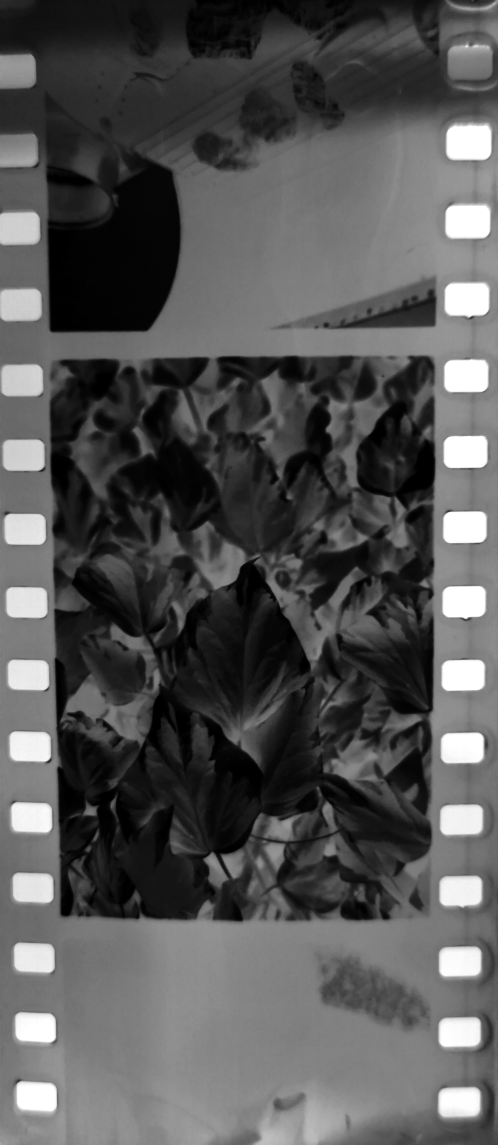
#> input picture FilmSegmentationTests/a.jpg, 1991 x 4578 px (shown at 1/4 size)
$ python metoda_po_perfo.py
#> lines starting #> are read from the running program, lines starting #| are printed output that depends on the picture; after the words box and inside, x2 and y2 are one past the last pixel; in counts of white or black regions, pixels touching at a corner belong together
import cv2
import numpy as np

def find_rectangular_contours(img, min_area=50, max_area=5000, aspect_ratio_range=(0.3, 3.0)):
    """
    Znajduje prostokątne kontury (np. perforacje na taśmie)

    Args:
        img: obraz (skala szarości lub BGR)
        min_area: minimalna powierzchnia konturu
        max_area: maksymalna powierzchnia konturu
        aspect_ratio_range: zakres proporcji (w, h)

    Returns:
        rectangles: lista prostokątów [(x, y, w, h), ...]
        contours: lista konturów
    """

    # Konwersja do skali szarości jeśli trzeba
    if len(img.shape) == 3:
        gray = cv2.cvtColor(img, cv2.COLOR_BGR2GRAY)
    else:
        gray = img.copy()

    # Preprocessing
    blurred = cv2.GaussianBlur(gray, (5, 5), 0)

    # Progowanie adaptacyjne - lepsze dla nierównomiernego oświetlenia
    binary = cv2.adaptiveThreshold(
        blurred, 255,
        cv2.ADAPTIVE_THRESH_GAUSSIAN_C,
        cv2.THRESH_BINARY_INV,
        blockSize=11,
        C=2
    )

    # Lub zwykłe progowanie Otsu
    # _, binary = cv2.threshold(blurred, 0, 255, cv2.THRESH_BINARY_INV + cv2.THRESH_OTSU)

    # Operacje morfologiczne - zamknięcie małych dziur
    kernel = cv2.getStructuringElement(cv2.MORPH_RECT, (3, 3))
    binary = cv2.morphologyEx(binary, cv2.MORPH_CLOSE, kernel, iterations=1)

    # Znajdź kontury
    contours, _ = cv2.findContours(binary, cv2.RETR_EXTERNAL, cv2.CHAIN_APPROX_SIMPLE)

    rectangles = []
    valid_contours = []

    for contour in contours:
        area = cv2.contourArea(contour)

        # Filtruj po powierzchni
        if area < min_area or area > max_area:
            continue

        # Aproksymuj kontur wielokątem
        epsilon = 0.02 * cv2.arcLength(contour, True)
        approx = cv2.approxPolyDP(contour, epsilon, True)

        # Sprawdź czy to prostokąt (4 wierzchołki)
        if len(approx) == 4:
            x, y, w, h = cv2.boundingRect(approx)
            aspect_ratio = float(w) / h if h > 0 else 0

            # Sprawdź proporcje
            if aspect_ratio_range[0] <= aspect_ratio <= aspect_ratio_range[1]:
                rectangles.append((x, y, w, h))
                valid_contours.append(approx)

        # Alternatywnie: sprawdź "prostokątność" bez aproksymacji
        else:
            x, y, w, h = cv2.boundingRect(contour)
            rect_area = w * h
            extent = area / rect_area if rect_area > 0 else 0

            # Jeśli kontur wypełnia bounding box w ~80-100%, to prawdopodobnie prostokąt
            if extent > 0.8:
                aspect_ratio = float(w) / h if h > 0 else 0
                if aspect_ratio_range[0] <= aspect_ratio <= aspect_ratio_range[1]:
                    rectangles.append((x, y, w, h))
                    valid_contours.append(contour)

    return rectangles, valid_contours, binary


def detect_sprocket_holes(img, show_steps=False):
    """
    Wykrywa perforacje (sprocket holes) na taśmie filmowej
    """

    original = img.copy()
    if len(original.shape) == 2:
        original = cv2.cvtColor(original, cv2.COLOR_GRAY2BGR)

    # Szukaj małych prostokątów - perforacje to ~4-8mm na taśmie 35mm
    # W zależności od rozdzielczości skanu, dostosuj min/max area
    rectangles, contours, binary = find_rectangular_contours(
        img,
        min_area=100,      # Dostosuj do rozdzielczości
        max_area=2000,     # Dostosuj do rozdzielczości
        aspect_ratio_range=(0.5, 2.5)  # Perforacje mogą być kwadratowe lub lekko wydłużone
    )

    print(f"Znaleziono {len(rectangles)} prostokątnych konturów")

    # Filtruj po położeniu - perforacje są na krawędziach
    img_height, img_width = img.shape[:2]
    edge_margin = img_width * 0.15  # Perforacje w 15% z każdej strony

    left_holes = []
    right_holes = []

    for (x, y, w, h) in rectangles:
        center_x = x + w/2

        # Lewa krawędź
        if center_x < edge_margin:
            left_holes.append((x, y, w, h))
        # Prawa krawędź
        elif center_x > img_width - edge_margin:
            right_holes.append((x, y, w, h))

    print(f"Perforacje: {len(left_holes)} po lewej, {len(right_holes)} po prawej")

    # Rysuj wyniki
    result = original.copy()

    # Rysuj wszystkie prostokąty na szaro
    for (x, y, w, h) in rectangles:
        cv2.rectangle(result, (x, y), (x+w, y+h), (128, 128, 128), 2)

    # Rysuj perforacje po lewej na niebiesko
    for (x, y, w, h) in left_holes:
        cv2.rectangle(result, (x, y), (x+w, y+h), (255, 0, 0), 2)

    # Rysuj perforacje po prawej na czerwono
    for (x, y, w, h) in right_holes:
        cv2.rectangle(result, (x, y), (x+w, y+h), (0, 0, 255), 2)

    # Jeśli mamy perforacje, znajdź granice klatki
    frame_bounds = None
    if len(left_holes) >= 2 or len(right_holes) >= 2:
        frame_bounds = estimate_frame_from_sprockets(left_holes, right_holes, img.shape)

        if frame_bounds is not None:
            x1, y1, x2, y2 = frame_bounds
            cv2.rectangle(result, (x1, y1), (x2, y2), (0, 255, 0), 3)
            print(f"Granice klatki: x={x1}-{x2}, y={y1}-{y2}")

    if show_steps:
        cv2.imshow('Binary', cv2.resize(binary, (800, 600)))
        cv2.imshow('Detected Rectangles', cv2.resize(result, (800, 600)))
        cv2.waitKey(0)
        cv2.destroyAllWindows()

    return result, left_holes, right_holes, frame_bounds


def estimate_frame_from_sprockets(left_holes, right_holes, img_shape):
    """
    Estymuje granice klatki filmowej na podstawie perforacji
    """
    if len(left_holes) < 2 and len(right_holes) < 2:
        return None

    img_height, img_width = img_shape[:2]

    # Znajdź skrajne perforacje po Y (góra i dół klatki)
    all_holes = left_holes + right_holes

    if not all_holes:
        return None

    # Sortuj po Y
    sorted_by_y = sorted(all_holes, key=lambda h: h[1])

    # Granice Y: od górnej do dolnej perforacji
    top_hole = sorted_by_y[0]
    bottom_hole = sorted_by_y[-1]

    y1 = top_hole[1]
    y2 = bottom_hole[1] + bottom_hole[3]

    # Granice X: między perforacjami
    # Lewa krawędź klatki = za perforacjami lewymi
    x1 = 0
    if left_holes:
        rightmost_left = max(left_holes, key=lambda h: h[0] + h[2])
        x1 = rightmost_left[0] + rightmost_left[2]

    # Prawa krawędź klatki = przed perforacjami prawymi
    x2 = img_width
    if right_holes:
        leftmost_right = min(right_holes, key=lambda h: h[0])
        x2 = leftmost_right[0]

    return (x1, y1, x2, y2)


# Przykład użycia
if __name__ == "__main__":
    img = cv2.imread("a.jpg")
#> img is the input picture: shape (4578, 1991, 3); min 0, max 255, mean 85

    # Dla negatywu
    img_gray = cv2.cvtColor(img, cv2.COLOR_BGR2GRAY)
    img_gray = ~img_gray
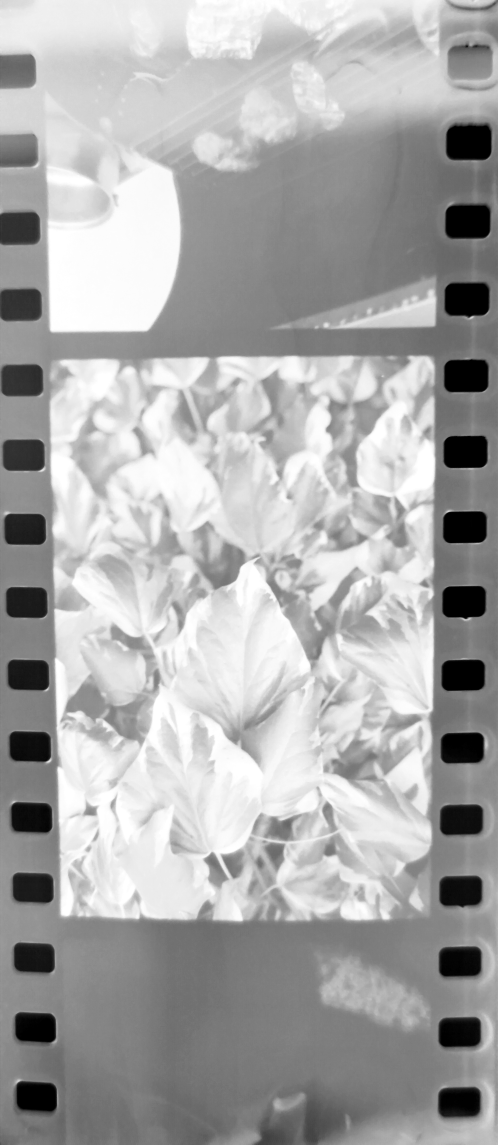
#> img_gray: shape (4578, 1991) (shown at 1/4 size); min 0, max 255, mean 170

    result, left, right, bounds = detect_sprocket_holes(img_gray, show_steps=True)
#> in find_rectangular_contours, `binary = cv2.adaptiveThreshold( blurred, 255, cv2.ADAPTIVE_THRESH_GAUS..`:
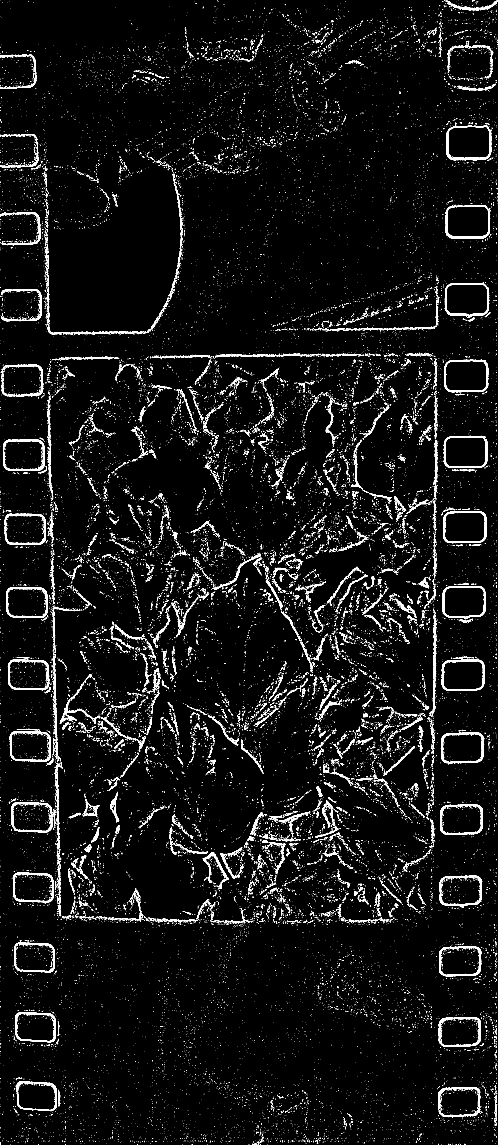
#> binary: shape (4578, 1991) (shown at 1/4 size); 3.9% white; 27402 white regions (25495 under 20 px), largest, box (x1, y1, x2, y2) and area: (1763, 2930, 1937, 3053) 3744, (1782, 822, 1961, 955) 3702, (1784, 502, 1966, 642) 3666
#> in find_rectangular_contours, `binary = cv2.morphologyEx(binary, cv2.MORPH_CLOSE, kernel, iterations=1)`: binary: shape (4578, 1991); 4.3% white; 22313 white regions (20474 under 20 px)
#> in find_rectangular_contours, `contours, _ = cv2.findContours(binary, cv2.RETR_EXTERNAL, cv2.CHAIN_AP..`: contours = 21722 contours, 20600 with area under 20; largest, box (x1, y1, x2, y2) and area: (1784, 499, 1966, 642) 23125, (1782, 822, 1962, 955) 22196, (1779, 1133, 1958, 1272) 21572, (1777, 1437, 1954, 1569) 21343, (1774, 1743, 1951, 1872) 21071
#> the loop in find_rectangular_contours, `for contour in contours:` made 21722 passes
#> (area, epsilon, x, y, w, h, rect_area, extent) on passes 1238, 1342: (288, 4.5, 1979, 4379, 10, 87, 870, 0.331), (216, 3, 233, 4360, 8, 65, 520, 0.415)
#> area on pass 28: 24
#> after the loop in find_rectangular_contours, `for contour in contours:`: rectangles = [(364, 3309, 33, 60), (1643, 3217, 55, 54), (1534, 2985, 123, 119), (1125, 2443, 125, 249), (212, 2433, 106, 178)]; valid_contours = 5 contours; box (x1, y1, x2, y2) and area: (1125, 2443, 1250, 2692) 744, (364, 3309, 397, 3369) 535, (212, 2433, 318, 2611) 449, (1643, 3217, 1698, 3271) 304, (1534, 2985, 1657, 3104) 278
#> in detect_sprocket_holes, `rectangles, contours, binary = find_rectangular_contours( img, min_are..`: contours has the same summary as valid_contours in find_rectangular_contours
#| Znaleziono 5 prostokątnych konturów
#> the loop in detect_sprocket_holes, `for (x, y, w, h) in rectangles:` made 5 passes
#> (x, y, w, h, center_x) on passes 1 to 5: (364, 3309, 33, 60, 380.5), (1643, 3217, 55, 54, 1670.5), (1534, 2985, 123, 119, 1595.5), (1125, 2443, 125, 249, 1187.5), (212, 2433, 106, 178, 265)
#> after the loop in detect_sprocket_holes, `for (x, y, w, h) in rectangles:`: left_holes = [(212, 2433, 106, 178)]; right_holes = []
#| Perforacje: 1 po lewej, 0 po prawej
#> the loop in detect_sprocket_holes, `for (x, y, w, h) in rectangles:` made 5 passes
#> the loop in detect_sprocket_holes, `for (x, y, w, h) in left_holes:` made 1 pass
#> in detect_sprocket_holes, `cv2.imshow('Binary', cv2.resize(binary, (800, 600)))`:
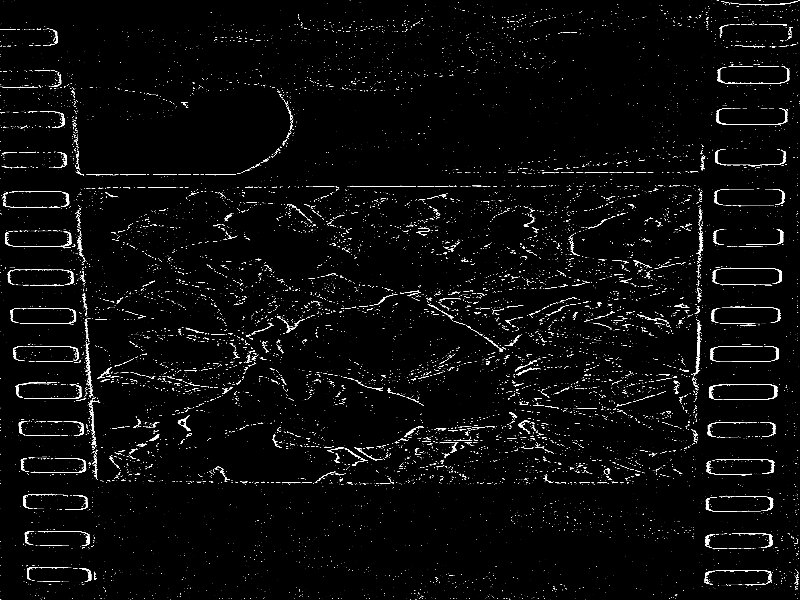
#> window 'Binary': shape (600, 800); min 0, max 255, mean 10.8
#> in detect_sprocket_holes, `cv2.imshow('Detected Rectangles', cv2.resize(result, (800, 600)))`:
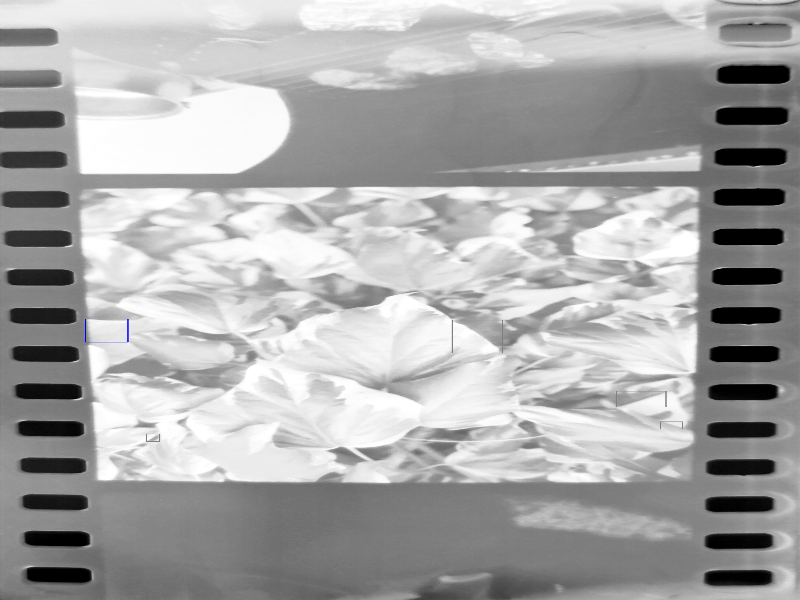
#> window 'Detected Rectangles': shape (600, 800, 3); mean B, G, R 169.9, 169.8, 169.8
#> left = [(212, 2433, 106, 178)]; right = []

    cv2.imwrite("sprocket_detection.jpg", result)
